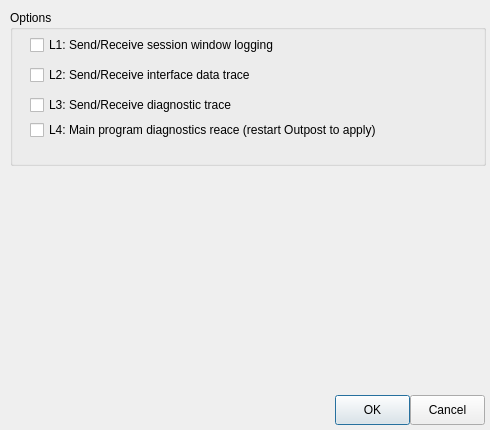
<?xml version="1.0" encoding="UTF-8"?>
<ui version="4.0">
 <class>LogSettingsDialogClass</class>
 <widget class="QDialog" name="LogSettingsDialogClass">
  <property name="geometry">
   <rect>
    <x>0</x>
    <y>0</y>
    <width>490</width>
    <height>430</height>
   </rect>
  </property>
  <property name="windowTitle">
   <string>LogSettingsDialog</string>
  </property>
  <widget class="QPushButton" name="cOK">
   <property name="geometry">
    <rect>
     <x>335</x>
     <y>395</y>
     <width>75</width>
     <height>30</height>
    </rect>
   </property>
   <property name="text">
    <string>OK</string>
   </property>
  </widget>
  <widget class="QPushButton" name="cCancel">
   <property name="geometry">
    <rect>
     <x>410</x>
     <y>395</y>
     <width>75</width>
     <height>30</height>
    </rect>
   </property>
   <property name="text">
    <string>Cancel</string>
   </property>
  </widget>
  <widget class="QGroupBox" name="groupBox">
   <property name="geometry">
    <rect>
     <x>10</x>
     <y>10</y>
     <width>476</width>
     <height>156</height>
    </rect>
   </property>
   <property name="title">
    <string>Options</string>
   </property>
   <widget class="QCheckBox" name="cL1">
    <property name="geometry">
     <rect>
      <x>20</x>
      <y>25</y>
      <width>400</width>
      <height>20</height>
     </rect>
    </property>
    <property name="text">
     <string>L1: Send/Receive session window logging</string>
    </property>
   </widget>
   <widget class="QCheckBox" name="cL2">
    <property name="geometry">
     <rect>
      <x>20</x>
      <y>55</y>
      <width>400</width>
      <height>20</height>
     </rect>
    </property>
    <property name="text">
     <string>L2: Send/Receive interface data trace</string>
    </property>
   </widget>
   <widget class="QCheckBox" name="cL3">
    <property name="geometry">
     <rect>
      <x>20</x>
      <y>85</y>
      <width>400</width>
      <height>20</height>
     </rect>
    </property>
    <property name="text">
     <string>L3: Send/Receive diagnostic trace</string>
    </property>
   </widget>
   <widget class="QCheckBox" name="cL4">
    <property name="geometry">
     <rect>
      <x>20</x>
      <y>110</y>
      <width>400</width>
      <height>20</height>
     </rect>
    </property>
    <property name="text">
     <string>L4: Main program diagnostics reace (restart Outpost to apply)</string>
    </property>
   </widget>
  </widget>
 </widget>
 <layoutdefault spacing="6" margin="11"/>
 <resources/>
 <connections>
  <connection>
   <sender>cOK</sender>
   <signal>clicked()</signal>
   <receiver>LogSettingsDialogClass</receiver>
   <slot>accept()</slot>
   <hints>
    <hint type="sourcelabel">
     <x>375</x>
     <y>409</y>
    </hint>
    <hint type="destinationlabel">
     <x>311</x>
     <y>397</y>
    </hint>
   </hints>
  </connection>
  <connection>
   <sender>cCancel</sender>
   <signal>clicked()</signal>
   <receiver>LogSettingsDialogClass</receiver>
   <slot>reject()</slot>
   <hints>
    <hint type="sourcelabel">
     <x>444</x>
     <y>413</y>
    </hint>
    <hint type="destinationlabel">
     <x>421</x>
     <y>425</y>
    </hint>
   </hints>
  </connection>
 </connections>
</ui>
